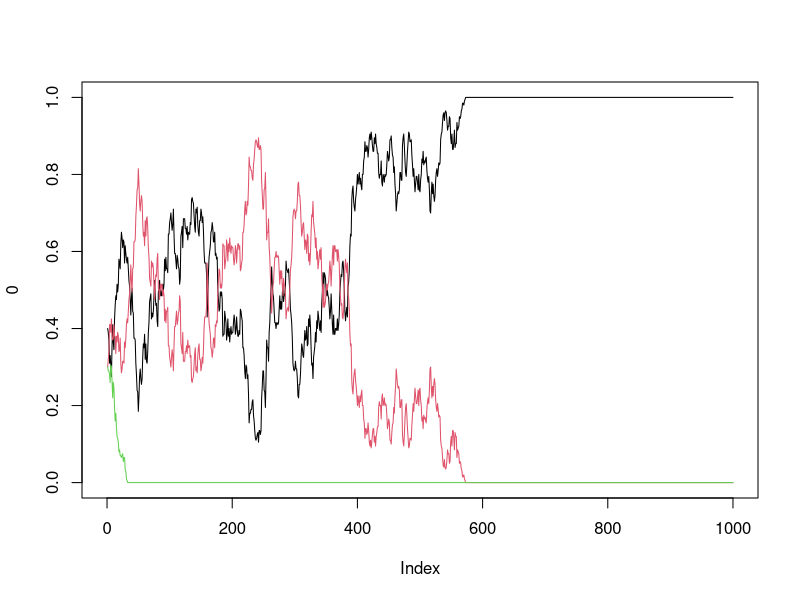
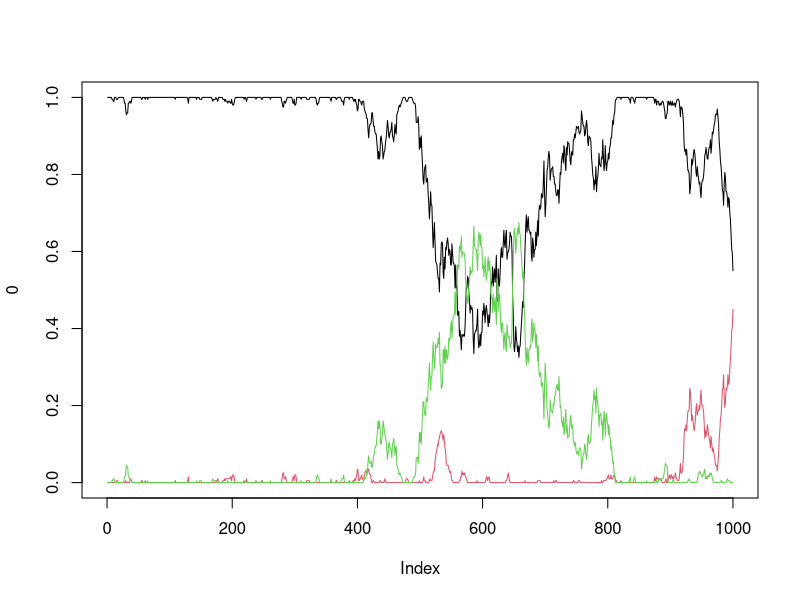

The R script that drew these images, in order:
# MULTIALLELIC

# code to model how the AF change over time in a multiallelic case with 3
# alleles without mutations occurring and with mutations 


#-------------------------------------------------------------------------------

## NO MUTATION

# pop size 
N <- 1e2
# length of simulation 
t_max <- 1e3
# initial AF of A 
p_0 <- c(0.4, 0.3, 0.3)
k <- length(p_0)

# store all the AF for each time point 
p <- matrix(NA, nrow = t_max, ncol = k)
p[1,] <- p_0

for (i in 2:t_max) {
  # prob - AF A, AF not A 
  n <- as.vector(rmultinom(n = 1, size = 2*N, prob = p[i-1,]))
  p[i,] <- n / (2*N)
}

plot(0, type = "n", xlim = c(0, t_max), ylim = c(0, 1))
for (i in 1:k) {
  lines(p[,i], col = i)
}


#-------------------------------------------------------------------------------

## MUTATION

# define parameters
N <- 1e2 # pop size 
t_max <- 1e3  # this should be at least 5/mu to ensure approximately at equilibrium
p_0 <- c(1, 0, 0)
k <- length(p_0)
mu <- 0.001
z <- c(1/3, 1/3, 1/3)

# store all the AF for each time point 
p <- matrix(NA, nrow = t_max, ncol = k)
p[1,] <- p_0

# simulate drift and mutation
for (i in 2:t_max) {
  
  # update allele frequencies
  p_new <- p[i-1,]*(1 - mu) + mu*z
  n <- rmultinom(n = 1, size = 2*N, prob = p_new)
  p[i,] <- n / (2*N)
}

plot(0, type = "n", xlim = c(0, t_max), ylim = c(0, 1))
for (i in 1:k) {
  lines(p[,i], col = i)
}
